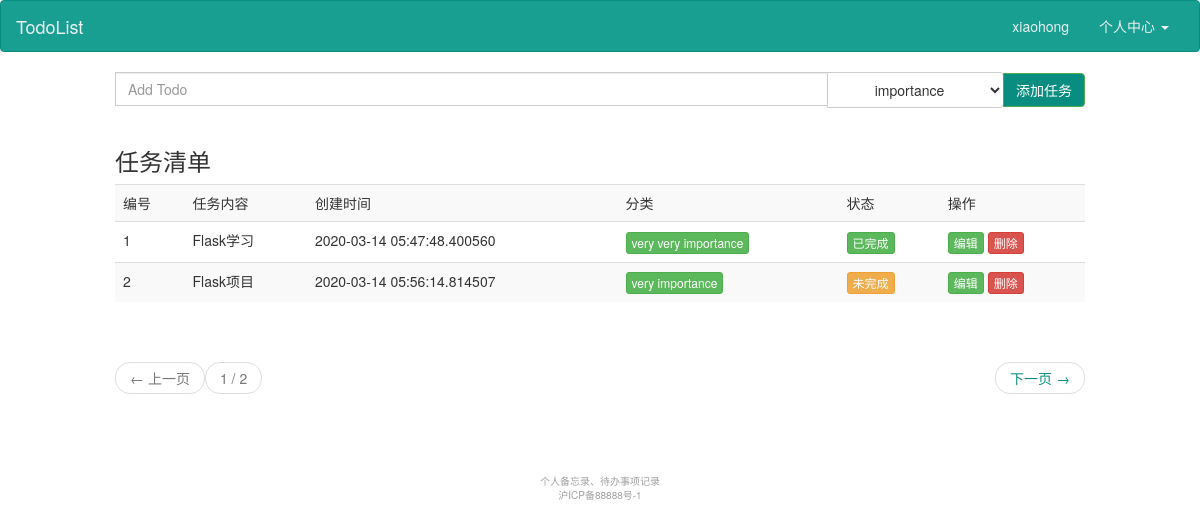
Page /todo/list/ (signed in) on the earlier database version.
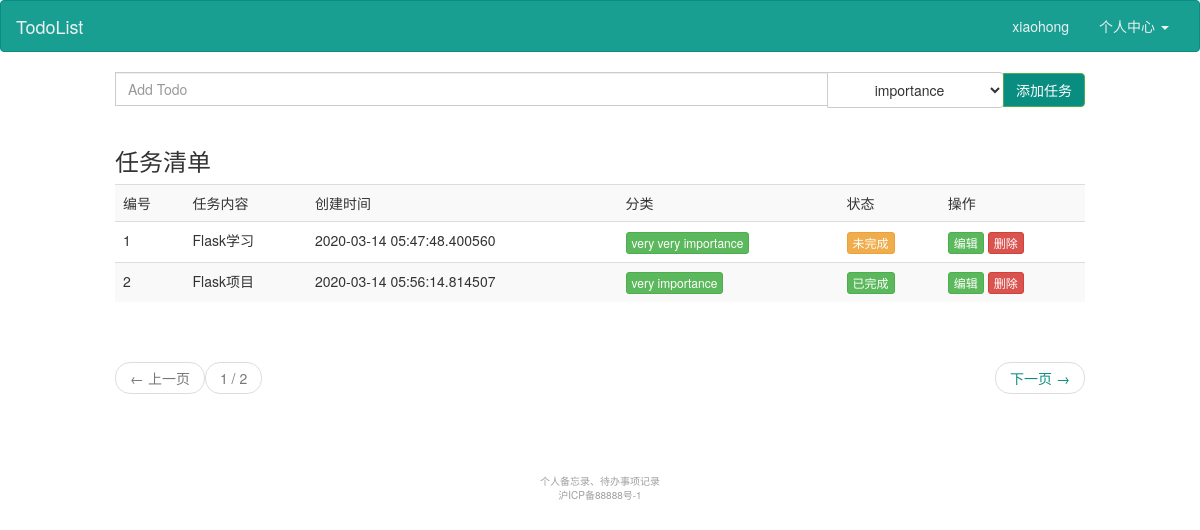
Same page on the later database version.
### app/model.py (models this page shows, shortened)
class Todo(db.Model):
    __tablename__ = 'todos'
    id = db.Column(db.Integer, autoincrement=True, primary_key=True)
    content = db.Column(db.String(100))  # 任务内容
    status = db.Column(db.Boolean, default=False)  # 任务的状态
    add_time = db.Column(db.DateTime, default=datetime.utcnow)  # 任务创建时间
    user_id = db.Column(db.Integer, db.ForeignKey('users.id'))
    category_id = db.Column(db.Integer, db.ForeignKey('categories.id'))

class Category(db.Model):
    __tablename__ = 'categories'
    id = db.Column(db.Integer, autoincrement=True, primary_key=True)
    name = db.Column(db.String(20), unique=True)
    add_time = db.Column(db.DateTime, default=datetime.utcnow)  # 任务创建时间
    user_id = db.Column(db.Integer, db.ForeignKey('users.id'))
    todos = db.relationship('Todo', backref='category')

### app/todo/views.py (the view)
@todo.route('/list/')
@login_required
def list():
    form = AddTodoForm()  # 添加操作的表单
    page = int(request.args.get('page', 1))
    todoPageObj = Todo.query.filter_by(
        user_id=current_user.id).paginate(
        page, per_page=current_app.config['PER_PAGE'])
    return render_template('todo/list.html', todoObj=todoPageObj, form=form)

### app/todo/forms.py
class AddTodoForm(FlaskForm):
    content = StringField(
        label='任务内容',
        validators=[DataRequired()],
        render_kw={
            'class': "form-control aligin-right ",
            'placeholder': "Add Todo"
        }
    )
    category = SelectField(
        label='分类',
        coerce=int,  # 存的是id整形
        render_kw={
            'class': "btn btn-default dropdown-toggle aligin-right",
        }
    )
    submit = SubmitField(
        label='添加任务',
        render_kw = {
        'class': "btn btn-default btn-success btn-todo-add"
    })
    def __init__(self):
        super(AddTodoForm, self).__init__()
        categories = Category.query.all()
        if categories:
            self.category.choices = [(item.id, item.name) for item in
                                     categories]
        else:
            self.category.choices = [(-1, "请先创建分类")]

### app/auth/views.py (called while the page is built)
@auth.before_app_request
def before_request():
    if current_user.is_authenticated \
            and not current_user.confirmed \
            and request.endpoint[:5] != 'auth.' \
            and request.endpoint != 'static':
        return redirect(url_for('auth.unconfirmed'))

### app/templates/todo/list.html (shortened to what this page needs)
{% extends 'base.html' %}
{% block content %}
        <div class="col-lg-10 col-xs-offset-1">
            <form method="post" action="{{ url_for('todo.add') }}">
                <div class="input-group">
                    {{ form.content() }}
                    <span class="input-group-btn">
                    {{ form.category() }}
                    {{ form.submit() }}
                    </span>
                </div>
            </form>
            <br/>
            <h3>任务清单</h3>
            <table class="table table-striped">
                <tr>
                    <td>编号</td>
                    <td>任务内容</td>
                    <td>创建时间</td>
                    <td>分类</td>
                    <td>状态</td>
                    <td>操作</td>
                </tr>
                {% for todo in todoObj.items %}
                    <tr>
                        <td>{{ todo.id }}</td>
                        <td>{{ todo.content }}</td>
                        <td>{{ todo.add_time }}</td>
                        <td>
                            <a href="#" class="btn btn-success btn-xs" role="button">{{ todo.category.name }}</a>
                        </td>
                        <td>
                            {% if todo.status %}
                                <a href="{{ url_for('todo.undo', id=todo.id) }}" class="btn btn-success btn-xs" role="button">
                                    已完成
                                </a>
                            {% else %}
                                <a href="{{ url_for('todo.done', id=todo.id) }}" class="btn btn-warning btn-xs" role="button">
                                    未完成
                                </a>
                            {% endif %}
                        </td>
                        <td>
                            <a href="{{ url_for('todo.edit', id=todo.id) }}" class="btn btn-success btn-xs" role="button">
                                编辑
                            </a>
                            <a href="{{ url_for('todo.delete', id=todo.id) }}" class="btn btn-danger btn-xs" role="button">
                                删除
                            </a>
                        </td>
                    </tr>
                {% endfor %}
            </table>
            <br/>
            <nav aria-label="...">
                <ul class="pager">
                    {% if todoObj.has_prev %}
                        <li class="previous"><a href="{{ url_for('todo.list') }}?page={{ todoObj.prev_num }}">
                            <span aria-hidden="true">&larr;</span> 上一页</a></li>
                    {% else %}
                        <li class="previous disabled"><a href="#"><span aria-hidden="true">&larr;</span> 上一页</a></li>
                    {% endif %}
                    <li class="previous disabled text-center">
                        <a href="#">{{ todoObj.page }} / {{ todoObj.pages }}</a>
                    </li>
                    {% if todoObj.has_next %}
                        <li class="next"><a href="{{ url_for('todo.list') }}?page={{ todoObj.next_num }}">
                            下一页 <span aria-hidden="true">&rarr;</span></a>
                        </li>
                    {% else %}
                        <li class="next disabled"><a href="#">下一页 <span aria-hidden="true">&rarr;</span></a></li>
                    {% endif %}
                </ul>
            </nav>
        </div>
{% endblock %}

Differences in the rows shown:
changed Todo "Flask学习": status "已完成" → "未完成"
changed Todo "Flask项目": status "未完成" → "已完成"
